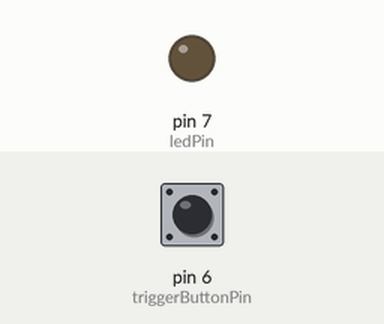
A sketch run on a simulated Arduino Uno, built with avr-gcc and run on an emulated ATmega328P. Parts: output pins drawn as LEDs (lit = HIGH). Inputs (shaded band) come from the test bench; at power-on: pin 6 (triggerButtonPin) LOW. Pins used as bus, display or sensor lines are not drawn; what the sketch prints to the serial monitor is not drawn.

Above: at 1.5 s.
1.6 s: pin 6 (triggerButtonPin) pulled HIGH for 0.15 s
At 1.67 s:
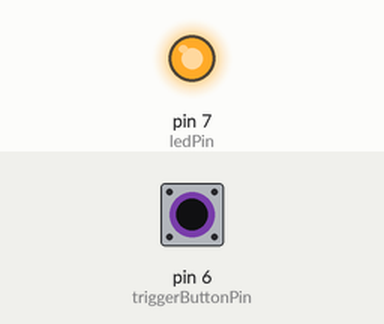
3.2 s: pin 6 (triggerButtonPin) pulled HIGH for 3.2 s
At 6.9 s:
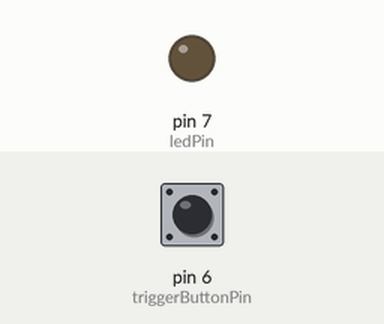
7.9 s: pin 6 (triggerButtonPin) driven HIGH
At 9.3 s:
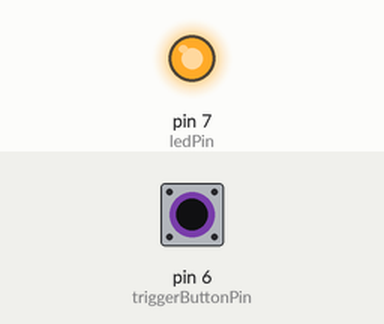
10.9 s: pin 6 (triggerButtonPin) driven LOW
At 11.6 s:
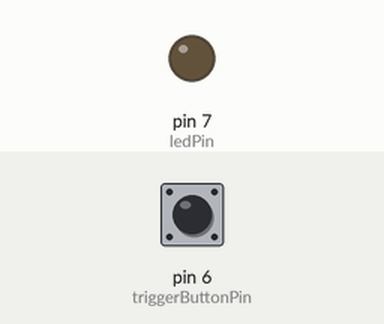
Timing chart, 0 to 13.4 s (numbered marks = the images above; inputs shaded):
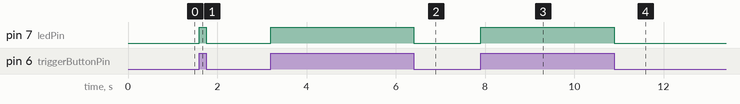

Measured:
- after the input at 1.6 s, pin 7 (ledPin): LOW → HIGH at once, → LOW 0.15 s later
- after the input at 3.2 s, pin 7 (ledPin): LOW → HIGH at once, → LOW 3.2 s later
- after the input at 7.9 s, pin 7 (ledPin): LOW → HIGH at once
- after the input at 10.9 s, pin 7 (ledPin): HIGH → LOW at once

The sketch:

Single_ADXL345_Read_Program.ino
```cpp
//Add the SPI library so we can communicate with the ADXL345 sensor
#include <SPI.h>
//Assign the Chip Select signal to pin 10.
int CS=10;

unsigned long time;

//This is a list of some of the registers available on the ADXL345.
//To learn more about these and the rest of the registers on the ADXL345, read the datasheet!
char POWER_CTL = 0x2D;	//Power Control Register
char DATA_FORMAT = 0x31;
char BW_RATE = 0x2C; //Data Rate Register
char DATAX0 = 0x32;	//X-Axis Data 0
char DATAX1 = 0x33;	//X-Axis Data 1
char DATAY0 = 0x34;	//Y-Axis Data 0
char DATAY1 = 0x35;	//Y-Axis Data 1
char DATAZ0 = 0x36;	//Z-Axis Data 0
char DATAZ1 = 0x37;	//Z-Axis Data 1

//This buffer will hold values read from the ADXL345 registers.
unsigned char values[10];

double v = 0; // Initial velocity
double v_old = 0; // Previous velocity
unsigned long time_acceleration_last = 0; // Variable to store the last time acceleration was measured


// Configuration for the trigger button and the LED indicator
const int triggerButtonPin = 6; // Pin for the trigger button
const int ledPin = 7; // Pin for the LED
int buttonState = 0; // Current state of the button
int previousButtonState = 0; // Previous state of the button
int samplecount = 1;

void setup(){
  //Initiate an SPI communication instance.
  SPI.begin();
  //Configure the SPI connection for the ADXL345.
  SPI.setDataMode(SPI_MODE3);
  //Create a serial connection to display the data on the terminal.
  Serial.begin(115200);

  pinMode(triggerButtonPin, INPUT); // Set the trigger button pin as input
  pinMode(ledPin, OUTPUT); // Set the LED pin as output
  initializeADXL345();  // Initialize ADXL345
}

void loop(){
  buttonState = digitalRead(triggerButtonPin);
  // Check if the button is pressed
  if (buttonState == HIGH){
    if(previousButtonState == LOW) {
      Serial.println("ADXL-X,ADXL-Y,ADXL-Z,Velocity-Y");
    }
    previousButtonState = 1;
    // Button has just been pressed, turn on the LED
    digitalWrite(ledPin, HIGH);
    readAndPrintSensorData();
  }
  else if (buttonState == LOW && previousButtonState == HIGH) {
    previousButtonState = 0;
    // Button has just been released, turn off the LED
    digitalWrite(ledPin, LOW);
    Serial.println("=");
  }
}

void initializeADXL345() {
  //Set up the Chip Select pin to be an output from the Arduino.
  pinMode(CS, OUTPUT);
  //Before communication starts, the Chip Select pin needs to be set high.
  digitalWrite(CS,HIGH);
   //Put the ADXL345 into Measurement Mode by writing 0x08 to the POWER_CTL register.
  writeRegister(POWER_CTL, 0x08);//Measurement mode
  delay(100);
  writeRegister(BW_RATE, 0b00001111);//Measurement mode
  delay(100);
  //Put the ADXL345 into +/- 16G range by writing the value 0x03 to the DATA_FORMAT register.
  writeRegister(DATA_FORMAT, 0x03);
  delay(100);
}

// Function to read and convert sensor data
void readAndPrintSensorData() {
  int x, y, z;
  float xg, yg, zg;
  double velocity_y;

  readRegister(DATAX0, 6, values);

  x = (int)(((unsigned int)(values[1] & 255)) << 8 | (unsigned int)(values[0]) & 255);
  y = (int)(((unsigned int)(values[3] & 255)) << 8 | (unsigned int)(values[2]) & 255);
  z = (int)(((unsigned int)(values[5] & 255)) << 8 | (unsigned int)(values[4]) & 255);

  //Convert the accelerometer value to G's.
  //With 10 bits measuring over a +/-16g = 16 - (-16) = 32; we can find how to convert by using the equation:
  //Gs = Measurement Value * (G-range/(2^10-1)) or Gs = Measurement Value * (32/1023)
  //convert G to m/s^2 by multiplying it with 9.81 m/s^2
  xg = x * 0.0312 * 9.81;
  yg = y * 0.0312 * 9.81;
  zg = z * 0.0312 * 9.81;

  velocity_y = calculateAndPrintVelocity(yg);

  Serial.print(xg);Serial.print(", ");
  Serial.print(yg);Serial.print(", ");
  Serial.print(zg);Serial.println(", ");
  //Serial.println(velocity_y);
}

double calculateAndPrintVelocity(float acceleration){
  unsigned long time_acceleration = millis(); // Current time

  double dv = acceleration * (time_acceleration - time_acceleration_last) / 1000.0; // Calculate change in velocity (dv) in seconds
  v = v_old + dv; // Calculate new velocity

  //double estimatedValue = filter.updateEstimate(v, 0); // Update the filter with the velocity measurement and control input (0 in this case)

  v_old = v; // Update the previous velocity for the next iteration
  time_acceleration_last = time_acceleration; // Update the time variable

  return v;
}

//This function will write a value to a register on the ADXL345.
//Parameters:
//  char registerAddress - The register to write a value to
//  char value - The value to be written to the specified register.
void writeRegister(char registerAddress, char value){
  //Set Chip Select pin low to signal the beginning of an SPI packet.
  digitalWrite(CS, LOW);
  //Transfer the register address over SPI.
  SPI.transfer(registerAddress);
  //Transfer the desired register value over SPI.
  SPI.transfer(value);
  //Set the Chip Select pin high to signal the end of an SPI packet.
  digitalWrite(CS, HIGH);
}

//This function will read a certain number of registers starting from a specified address and store their values in a buffer.
//Parameters:
//  char registerAddress - The register addresse to start the read sequence from.
//  int numBytes - The number of registers that should be read.
//  char * values - A pointer to a buffer where the results of the operation should be stored.
void readRegister(char registerAddress, int numBytes, unsigned char * values){
  //Since we're performing a read operation, the most significant bit of the register address should be set.
  char address = 0x80 | registerAddress;
  //If we're doing a multi-byte read, bit 6 needs to be set as well.
  if(numBytes > 1)address = address | 0x40;

  //Set the Chip select pin low to start an SPI packet.
  digitalWrite(CS, LOW);
  //Transfer the starting register address that needs to be read.
  SPI.transfer(address);
  //Continue to read registers until we've read the number specified, storing the results to the input buffer.
  for(int i=0; i<numBytes; i++){
    values[i] = SPI.transfer(0x00);
  }
  //Set the Chips Select pin high to end the SPI packet.
  digitalWrite(CS, HIGH);

}
```
